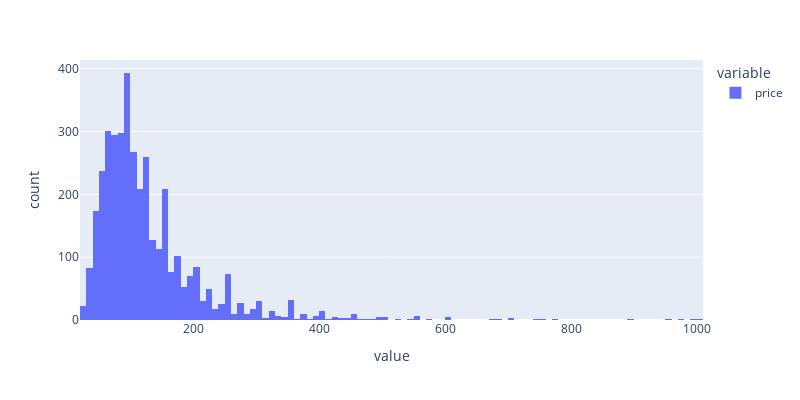

Write notebook code for a chart like this one.
### Code cell
fig = px.histogram(dataset["price"], width=800, height=400)
fig.show()

### Figure 1 — Plotly figure (JSON) as saved in the notebook; plotly's stock layout.template omitted (floating-point values rounded to 4 significant figures; data arrays with more than 128 entries replaced by an {"elided": "..."} marker saying what was removed)
{"data": [{"alignmentgroup": "True", "bingroup": "x", "hovertemplate": "variable=price<br>value=%{x}<br>count=%{y}<extra></extra>", "legendgroup": "price", "marker": {"color": "#636efa", "pattern": {"shape": ""}}, "name": "price", "offsetgroup": "price", "orientation": "v", "showlegend": true, "type": "histogram", "x": {"elided": "3818 int values"}, "xaxis": "x", "yaxis": "y"}], "layout": {"barmode": "relative", "height": 400, "legend": {"title": {"text": "variable"}, "tracegroupgap": 0}, "margin": {"t": 60}, "width": 800, "xaxis": {"anchor": "y", "domain": [0, 1], "title": {"text": "value"}}, "yaxis": {"anchor": "x", "domain": [0, 1], "title": {"text": "count"}}}}
